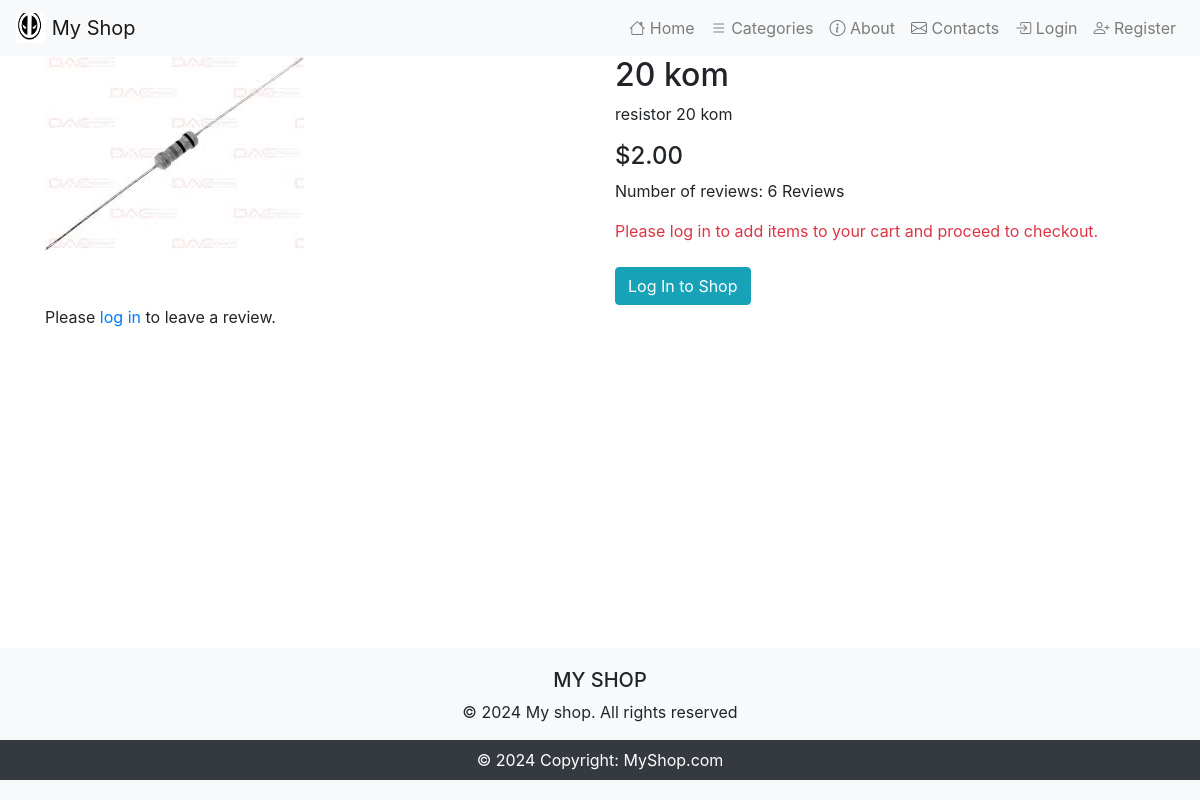
Page /products/product/4/ on the committed database.
### electronics_shop/electronics/models.py (models this page shows, shortened)
class Product(models.Model):
    NAME_MAX_LENGTH = 255
    MAX_PRICE_DIGITS = 10
    MAX_DECIMAL_PLACES = 2
    name = models.CharField(max_length=NAME_MAX_LENGTH)
    description = models.TextField()
    price = models.DecimalField(max_digits=MAX_PRICE_DIGITS, decimal_places=MAX_DECIMAL_PLACES)
    category = models.ForeignKey(Category, on_delete=models.CASCADE)
    image = models.ImageField(upload_to='products/', null=True, blank=True)

### electronics_shop/products/views.py (the view)
# urls.py: path('product/<int:pk>/', ProductDetailView.as_view(), name='product_detail'),
class ProductDetailView(DetailView):
    model = Product
    template_name = 'products/product_detail.html'
    context_object_name = 'product'

### templates/products/product_detail.html (shortened to what this page needs)
{% extends 'base.html' %}
{% block content %}
<div class="row">
    <div class="col-md-6">
        <img src="{{ product.image.url }}" class="img-fluid" alt="{{ product.name }}">
    </div>
    <div class="col-md-6">
        <h2>{{ product.name }}</h2>
        <p>{{ product.description }}</p>
        <h4>${{ product.price }}</h4>
        {% if product.reviews.count > 0 %}
        <p>Number of reviews: {{ product.reviews.count }} Reviews</p>
        {% else %}
        <p>No ratings yet.</p>
        {% endif %}
        {% if user.is_authenticated %}
        <form method="post" action="{% url 'add_to_cart' product.pk %}" class="d-inline">
            {% csrf_token %}
            <div class="mb-3">
                <label for="quantity" class="form-label">Quantity</label>
                <input type="number" class="form-control" id="quantity" name="quantity" value="1" min="1">
            </div>
            <button type="submit" class="btn btn-success">Add to Cart</button>
            <a href="{% url 'checkout' %}" class="btn btn-primary ml-2">Checkout</a>
        </form>
        {% else %}
        <p class="text-danger">Please log in to add items to your cart and proceed to checkout.</p>
        <a href="{% url 'login' %}" class="btn btn-info mt-2">Log In to Shop</a>
        {% endif %}
    </div>
</div>
    {% if user.is_authenticated %}
    <hr>
    <h4>Leave a Review</h4>
    <form method="post" action="{% url 'add_review' product.pk %}">
        {% csrf_token %}
        {{ review_form.as_p }}
        <button type="submit" class="btn btn-primary">Submit Review</button>
    </form>
        <hr>
        <h4>Add in your wishlist</h4>
        <form method="post" action="{% url 'add_to_wishlist' product.pk %}">
            {% csrf_token %}
            <button type="submit" class="btn btn-warning">Add to Wishlist</button>
        </form>
    {% else %}
    <p>Please <a href="{% url 'login' %}">log in</a> to leave a review.</p>
    {% endif %}
{% endblock %}

### templates/base.html (style rules this page uses)
html, body { height: 100%; margin: 0; }

### rows in the picture
Product: image (picture), name "20 kom", description "resistor 20 kom", price "2.00", reviews.count "6"
